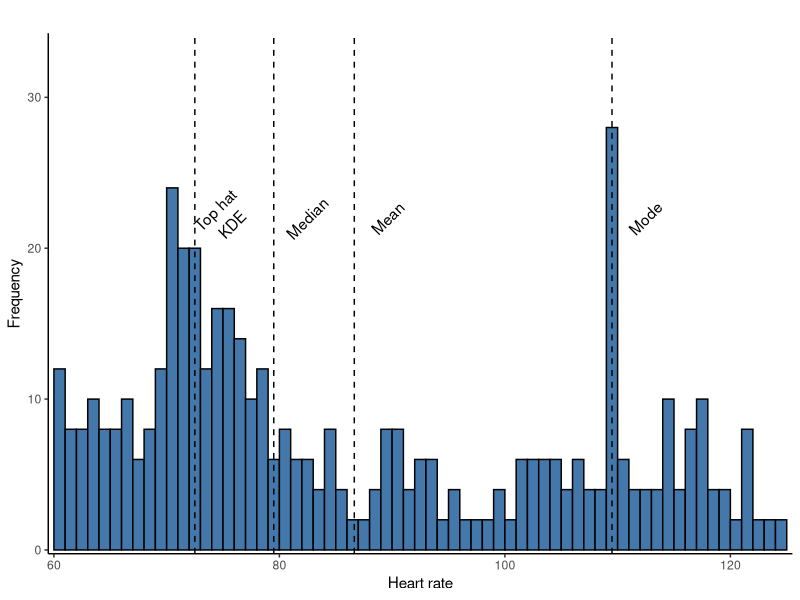

This figure's R source:
#!/usr/bin/env Rscript
library("ggplot2")
rm(list=ls(pos='.GlobalEnv',all=TRUE),pos='.GlobalEnv')
set.seed(21341)

top_hat_kernel <- function(k, data) {
  ourmethod <- c()
  for(i in 1:length(data)) {
    current <- data[i]
    for(value in -k:k) {
      ourmethod <- c(ourmethod, (current - value)) 
    }
  }
  ourmethod
}

Mode <- function(x) {
  ux <- unique(x)
  # Single value
  #ux[which.max(tabulate(match(x, ux)))]
  ux[(tabulate(match(x, unique(x))) == max(tabulate(match(x, unique(x)))))]
}

determine_top_hat <- function(data) {
  candidates <- Mode(data)
  if(length(candidates) == 1) return(candidates)
  candidates_centered <- as.vector(abs(scale(candidates, scale=FALSE)))
  candidates <- candidates[!is.na(match(candidates_centered, min(candidates_centered)))]
  if(length(candidates) == 1) return(candidates)
  mean(candidates)
}

generate_graph <- function(k, raw, title) {
  angle <- 45
  offset <- 2.5
  offsety <- 2
  
  ourmethod <- top_hat_kernel(k = k, data = raw)  
  
  heartrate.df <- data.frame(ourmethod)
  our <<-heartrate.df
  # Normalize
  heartrate <- rep(raw, k)
  heartrate.dfold <- data.frame(heartrate)

  y_offset <- 20
  top_hat_kernel_offset <- y_offset+offsety
  mean_offset <- y_offset+offsety
  median_offset <- y_offset+offsety
  mode_offset <- y_offset+offsety
  
  print('plotting')
  th_frame <- data.frame(th = determine_top_hat(ourmethod) - 0.5)

  merge <- ggplot(heartrate.dfold) + 
    labs(title=title) +
    geom_histogram(data = heartrate.dfold, aes(heartrate), 
                   breaks=seq(60, 125, by = 1), 
                   col="#000000", 
                   fill="#4477AA")+
    
    labs(x="Heart rate", y="Frequency") +
    geom_vline(aes(xintercept= mean(heartrate)-0.5), linetype='dashed', col=1) +
    annotate("text", x = mean(heartrate)+ offset , y = mean_offset, ymin = 0, ymax = 0, colour = "black", label = 'Mean', angle = angle)+
    
    geom_vline(aes(xintercept= median(heartrate) -0.5), linetype='dashed', col=1) +
    annotate("text", x = median(heartrate)+ offset , y = median_offset, ymin = 0, ymax = 0, colour = "black", label = 'Median', angle = angle)+
    
    geom_vline(data = th_frame, aes(xintercept=th), linetype='dashed', col=1) +
    annotate("text", x = th_frame$th + offset , y = top_hat_kernel_offset, ymin = 0, ymax = 0, colour = "black", label = 'Top hat\n KDE', angle = angle)
  
    
    for(current_mode in Mode(heartrate.dfold$heartrate)) {
      merge <- merge + geom_vline(data = data.frame(current_mode = current_mode), aes(xintercept=current_mode-0.5), linetype='dashed', col=1) +
      annotate("text", x = current_mode + offset , y = mode_offset, ymin = 0, ymax = 0, colour = "black", label = 'Mode', angle = angle)
    }
  
  print(table(heartrate))
  print(paste('Mean:',mean(heartrate)))
  print(paste('Mode:', Mode(heartrate)))
  print(paste('Median:',median(heartrate)))   
  print(paste('Th:',th_frame$th))   
    merge <- merge + theme_bw() +

    scale_y_continuous(limits = c(0,34), expand = c(0, 0.25)) +
    scale_x_continuous(limits = c(60,125), expand = c(0, 0.5)) +
    theme(axis.line = element_line(colour = "black"),
          panel.grid.major = element_blank(),
          panel.grid.minor = element_blank(),
          panel.border = element_blank(),
          panel.background = element_blank())
  
  merge
}

## Normal example
raw <- rep(c(seq(60,125), round(rnorm(60,73,5)), round(runif(100,60,125)), rep(110, 13)))
normal_example <- generate_graph(k = 2, raw = raw, title= "")
library('plyr')
count(raw)

pdf(file = "tophat_kernel_only_lines_original_data.pdf", width=10, height=4)
plot(normal_example)
dev.off()

